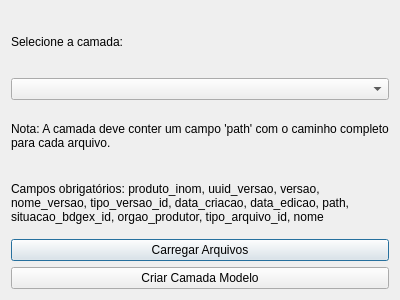
<?xml version="1.0" encoding="UTF-8"?>
<ui version="4.0">
 <class>LoadSystematicFilesDialog</class>
 <widget class="QDialog" name="LoadSystematicFilesDialog">
  <property name="geometry">
   <rect>
    <x>0</x>
    <y>0</y>
    <width>400</width>
    <height>300</height>
   </rect>
  </property>
  <property name="windowTitle">
   <string>Carregar Arquivos a Produtos Sistemáticos</string>
  </property>
  <layout class="QVBoxLayout" name="verticalLayout">
   <item>
    <widget class="QLabel" name="layerLabel">
     <property name="text">
      <string>Selecione a camada:</string>
     </property>
    </widget>
   </item>
   <item>
    <widget class="QComboBox" name="layerComboBox"/>
   </item>
   <item>
    <widget class="QLabel" name="pathLabel">
     <property name="text">
      <string>Nota: A camada deve conter um campo 'path' com o caminho completo para cada arquivo.</string>
     </property>
     <property name="wordWrap">
      <bool>true</bool>
     </property>
    </widget>
   </item>
   <item>
    <widget class="QLabel" name="requiredFieldsLabel">
     <property name="text">
      <string>Campos obrigatórios: produto_inom, uuid_versao, versao, nome_versao, tipo_versao_id, data_criacao, data_edicao, path, situacao_bdgex_id, orgao_produtor, tipo_arquivo_id, nome</string>
     </property>
     <property name="wordWrap">
      <bool>true</bool>
     </property>
    </widget>
   </item>
   <item>
    <widget class="QPushButton" name="loadButton">
     <property name="text">
      <string>Carregar Arquivos</string>
     </property>
    </widget>
   </item>
   <item>
    <widget class="QPushButton" name="createModelLayerButton">
     <property name="text">
      <string>Criar Camada Modelo</string>
     </property>
    </widget>
   </item>
  </layout>
 </widget>
 <resources/>
 <connections/>
</ui>
